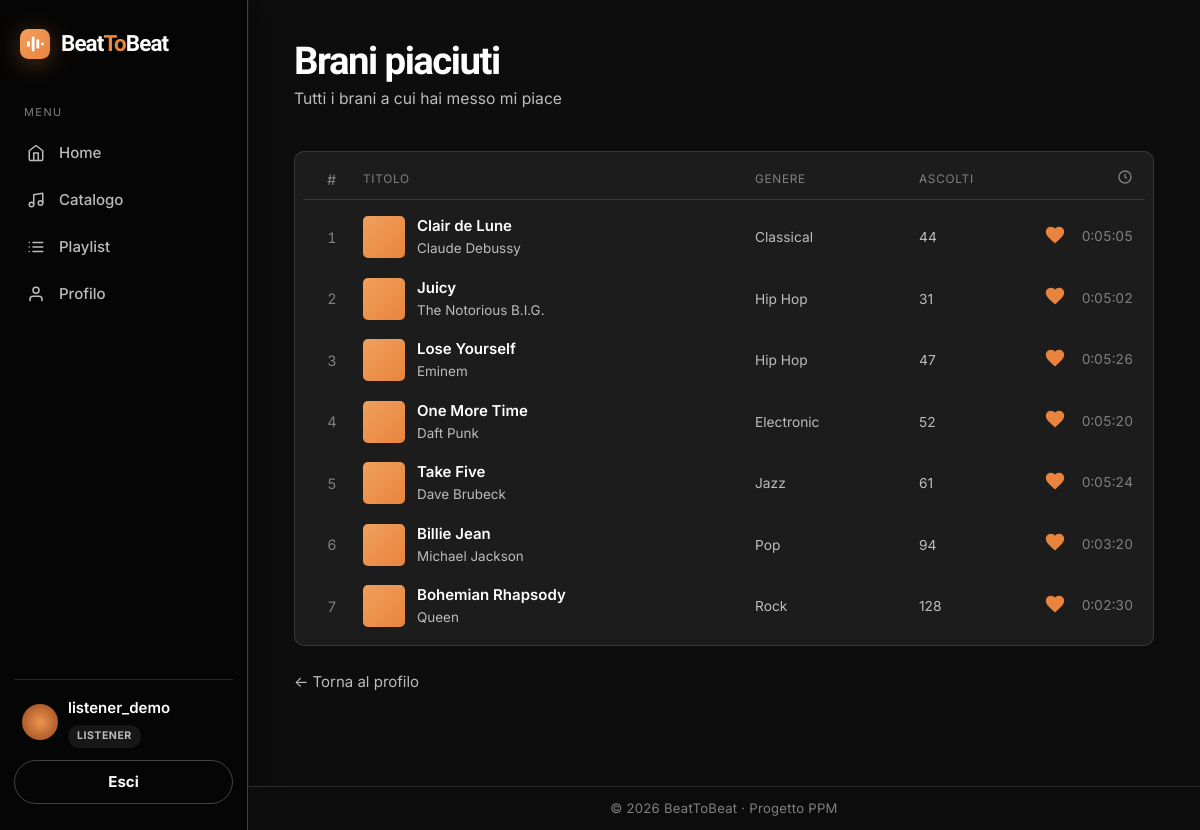
Before: /accounts/piaciuti/ (signed in) with the older database file.
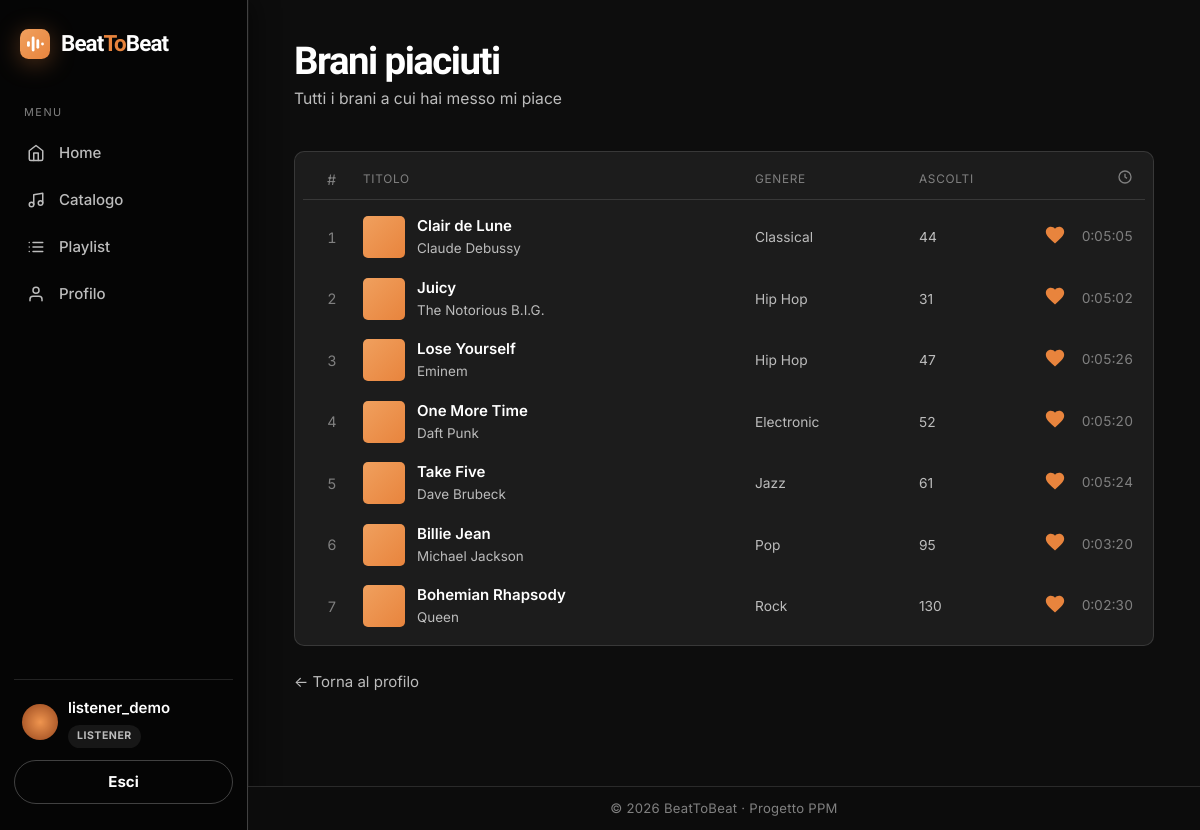
After: the same page with the newer database file.
### music/models.py (models this page shows, shortened)
class Song(models.Model):
    title = models.CharField(max_length=200)
    artist = models.CharField(max_length=200)
    genre = models.ForeignKey(
        Genre,
        on_delete=models.PROTECT,
        related_name='songs',
    )
    added_by = models.ForeignKey(
        settings.AUTH_USER_MODEL,
        on_delete=models.CASCADE,
        related_name='added_songs',
    )
    duration = models.DurationField(blank=True, null=True)
    story = models.TextField(
        blank=True,
        help_text='Un breve racconto sul brano, mostrato nella sua pagina.',
    )
    audio_file = models.FileField(
        upload_to='audio/',
        blank=True,
        null=True,
        validators=[FileExtensionValidator(allowed_extensions=['mp3', 'wav', 'ogg', 'm4a'])],
    )
    likes = models.ManyToManyField(
        settings.AUTH_USER_MODEL,
        related_name='liked_songs',
        blank=True,
    )
    play_count = models.PositiveIntegerField(default=0)
    created_at = models.DateTimeField(auto_now_add=True)
    class Meta:
        ordering = ['-created_at', 'id']

class Genre(models.Model):
    name = models.CharField(max_length=100, unique=True)
    description = models.TextField(blank=True)
    class Meta:
        ordering = ['name']

### accounts/views.py (the view)
# urls.py: path('piaciuti/', LikedSongsView.as_view(), name='liked_songs'),
class LikedSongsView(LoginRequiredMixin, ListView):
    template_name = 'accounts/liked_songs.html'
    context_object_name = 'songs'
    paginate_by = 15
    def get_queryset(self):
        return self.request.user.liked_songs.select_related('genre')

### accounts/models.py (called while the page is built)
    @property
    def is_curator(self):
        return self.role == self.Role.CURATOR or self.is_superuser

    @property
    def is_moderator(self):
        return self.role == self.Role.MODERATOR or self.is_superuser

### templates/accounts/liked_songs.html (shortened to what this page needs)
{% extends 'base.html' %}
{% block content %}
<div class="page-header">
	<div>
		<h1 class="page-title">Brani piaciuti</h1>
		<div class="page-subtitle">Tutti i brani a cui hai messo mi piace</div>
	</div>
</div>
{% if songs %}
{% include 'partials/track_list.html' %}
{% else %}
<div class="empty">Non hai ancora messo like a nessun brano.</div>
{% endif %}
<p class="mt-3"><a class="muted-link" href="{% url 'accounts:profile' %}">← Torna al profilo</a></p>
{% endblock %}

### templates/partials/track_list.html (shortened to what this page needs)
<div class="track-list">
	<div class="track-head">
		<div class="track-idx">#</div>
		<div>Titolo</div>
		<div class="track-genre-h">Genere</div>
		<div class="track-plays-h">Ascolti</div>
		<div class="track-dur-h">
			<svg viewBox="0 0 24 24" fill="none" stroke="currentColor" stroke-width="2"><circle cx="12" cy="12" r="9"/><path d="M12 7v5l3 2"/></svg>
		</div>
	</div>
	{% for song in songs %}
	<div class="track-row">
		<div class="track-idx">
			<span class="track-num">{{ forloop.counter }}</span>
		</div>
		<div class="track-title-cell">
			<div class="track-thumb"></div>
			<div class="track-titles">
				<a href="{% url 'music:song_detail' song.pk %}" class="track-name">{{ song.title }}</a>
				<div class="track-sub">{{ song.artist }}</div>
			</div>
		</div>
		<div class="track-genre">{{ song.genre.name }}</div>
		<div class="track-plays">{{ song.play_count }}</div>
		<div class="track-end">
			{% include 'partials/like_button.html' %}
			<span class="track-dur">{{ song.duration|default:"—" }}</span>
		</div>
	</div>
	{% endfor %}
</div>

### templates/partials/like_button.html (shortened to what this page needs)
<form method="post" action="{% url 'music:toggle_like_song' song.pk %}" class="like-form">
	<button type="submit" class="like-btn {% if user in song.likes.all %}liked{% endif %}" title="Mi piace">
		<svg class="heart-icon heart-filled" viewBox="0 0 24 24" fill="currentColor"><path d="M12 21.35l-1.45-1.32C5.4 15.36 2 12.28 2 8.5 2 5.42 4.42 3 7.5 3c1.74 0 3.41.81 4.5 2.09C13.09 3.81 14.76 3 16.5 3 19.58 3 22 5.42 22 8.5c0 3.78-3.4 6.86-8.55 11.54L12 21.35z"/></svg>
	</button>
</form>

Changed rows visible on the page:
changed Song "Billie Jean": play_count "94" → "95"
changed Song "Bohemian Rhapsody": play_count "128" → "130"
